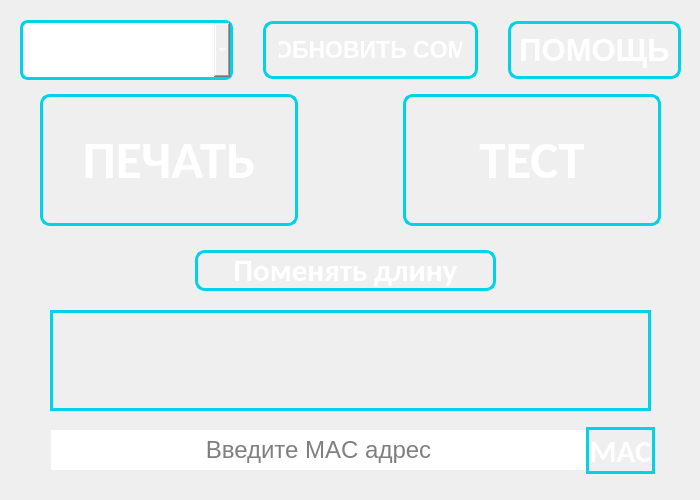
<?xml version="1.0" encoding="UTF-8"?>
<ui version="4.0">
 <class>MainWindow</class>
 <widget class="QMainWindow" name="MainWindow">
  <property name="geometry">
   <rect>
    <x>0</x>
    <y>0</y>
    <width>700</width>
    <height>500</height>
   </rect>
  </property>
  <property name="sizePolicy">
   <sizepolicy hsizetype="Minimum" vsizetype="Minimum">
    <horstretch>0</horstretch>
    <verstretch>0</verstretch>
   </sizepolicy>
  </property>
  <property name="minimumSize">
   <size>
    <width>700</width>
    <height>500</height>
   </size>
  </property>
  <property name="maximumSize">
   <size>
    <width>700</width>
    <height>500</height>
   </size>
  </property>
  <property name="windowTitle">
   <string>Принтер этикеток</string>
  </property>
  <property name="windowIcon">
   <iconset resource="img.qrc">
    <normaloff>:/icon</normaloff>:/icon</iconset>
  </property>
  <property name="styleSheet">
   <string notr="true">QWidget {
    font: 8pt &quot;Calibri&quot;;
}

QWidget#centralwidget {

    background-image: url(:/bg);
}

QLabel {
    font: 25pt &quot;Calibri&quot;;
    color: black;
}

QPushButton {
    background-color: qlineargradient(spread:pad,
    x1: 0.29,
    y1: 0.471909,
    x2: 0.931818,
    y2: 0.227,
    stop: 0 rgba(109, 0, 180, 255),
    stop: 1 rgba(41, 147, 255, 255));
    border-radius: 10px;
    border: 3px solid rgb(0, 210, 233);
    color: #FFFFFF;
    font-size: 23pt;
    font-weight: 500;
    text-align: center;
}

QPushButton:pressed {
    background-color: #000;
    border-style: inset;
}

QComboBox {
    background-color: qlineargradient(spread:pad,
    x1: 0.29,
    y1: 0.471909,
    x2: 0.931818,
    y2: 0.227,
    stop: 0 rgba(109, 0, 180, 255),
    stop: 1 rgba(41, 147, 255, 255));
    border-radius: 8px;
    color: #FFFFFF;
    font-size: 23pt;
    font-weight: 500;
    text-align: center;
    border: 3px solid rgb(0, 210, 233);
}


QComboBox:editable {
    background-color: qlineargradient(spread:pad,
    x1: 0.29,
    y1: 0.471909,
    x2: 0.931818,
    y2: 0.227,
    stop: 0 rgba(109, 0, 180, 255),
    stop: 1 rgba(41, 147, 255, 255));
}

QComboBox:!editable, QComboBox::drop-down:editable {
    background-color: qlineargradient(spread:pad,
    x1: 0.29,
    y1: 0.471909,
    x2: 0.931818,
    y2: 0.227,
    stop: 0 rgba(109, 0, 180, 255),
    stop: 1 rgba(41, 147, 255, 255));
}

QComboBox:!editable:on, QComboBox::drop-down:editable:on {
    background-color: qlineargradient(spread:pad,
    x1: 0.29,
    y1: 0.471909,
    x2: 0.931818,
    y2: 0.227,
    stop: 0 rgba(109, 0, 180, 255),
    stop: 1 rgba(41, 147, 255, 255));
}

QComboBox:on {
    padding-top: 3px;
    padding-left: 4px;
}

QLineEdit {
    padding: 5px;
    font-family: Arial;
    font-size: 18pt;
    border: none;
    outline: none;
    text-align: center;
    border-bottom: 5px solid qlineargradient(spread:pad,
    x1: 0.29,
    y1: 0.471909,
    x2: 0.931818,
    y2: 0.227,
    stop: 0 rgba(109, 0, 180, 255),
    stop: 1 rgba(41, 147, 255, 255));
}


QComboBox::down-arrow:on {
    top: 1px;
    left: 1px;
}


QComboBox:select {
    background-color: qlineargradient(spread:pad,
    x1: 0.29,
    y1: 0.471909,
    x2: 0.931818,
    y2: 0.227,
    stop: 0 rgba(109, 0, 180, 255),
    stop: 1 rgba(41, 147, 255, 255));
    border-style: inset;
}


</string>
  </property>
  <property name="tabShape">
   <enum>QTabWidget::Triangular</enum>
  </property>
  <widget class="QWidget" name="centralwidget">
   <widget class="QWidget" name="horizontalWidget" native="true">
    <property name="geometry">
     <rect>
      <x>50</x>
      <y>400</y>
      <width>610</width>
      <height>101</height>
     </rect>
    </property>
    <property name="styleSheet">
     <string notr="true"/>
    </property>
    <layout class="QHBoxLayout" name="horizontalLayout" stretch="0,0">
     <property name="spacing">
      <number>0</number>
     </property>
     <property name="sizeConstraint">
      <enum>QLayout::SetNoConstraint</enum>
     </property>
     <property name="leftMargin">
      <number>1</number>
     </property>
     <property name="rightMargin">
      <number>5</number>
     </property>
     <item>
      <widget class="QLineEdit" name="lineEdit">
       <property name="enabled">
        <bool>true</bool>
       </property>
       <property name="styleSheet">
        <string notr="true"/>
       </property>
       <property name="inputMask">
        <string/>
       </property>
       <property name="text">
        <string/>
       </property>
       <property name="alignment">
        <set>Qt::AlignCenter</set>
       </property>
       <property name="placeholderText">
        <string>Введите MAC адрес</string>
       </property>
       <property name="clearButtonEnabled">
        <bool>false</bool>
       </property>
      </widget>
     </item>
     <item>
      <widget class="QPushButton" name="pushButton_4">
       <property name="enabled">
        <bool>true</bool>
       </property>
       <property name="font">
        <font>
         <family>Calibri</family>
         <pointsize>23</pointsize>
         <weight>62</weight>
         <italic>false</italic>
         <bold>true</bold>
        </font>
       </property>
       <property name="styleSheet">
        <string notr="true">  border-radius: 0px; padding-top:1.7;</string>
       </property>
       <property name="text">
        <string>MAC</string>
       </property>
      </widget>
     </item>
    </layout>
   </widget>
   <widget class="QWidget" name="horizontalWidget_2" native="true">
    <property name="enabled">
     <bool>true</bool>
    </property>
    <property name="geometry">
     <rect>
      <x>40</x>
      <y>70</y>
      <width>621</width>
      <height>181</height>
     </rect>
    </property>
    <property name="sizePolicy">
     <sizepolicy hsizetype="Maximum" vsizetype="Maximum">
      <horstretch>2</horstretch>
      <verstretch>2</verstretch>
     </sizepolicy>
    </property>
    <property name="styleSheet">
     <string notr="true">QPushButton {padding:30px;font-size: 40pt;}</string>
    </property>
    <layout class="QHBoxLayout" name="horizontalLayout_2" stretch="0,0">
     <property name="spacing">
      <number>105</number>
     </property>
     <item>
      <widget class="QPushButton" name="pushButton">
       <property name="font">
        <font>
         <family>Calibri</family>
         <pointsize>40</pointsize>
         <weight>62</weight>
         <italic>false</italic>
         <bold>true</bold>
        </font>
       </property>
       <property name="styleSheet">
        <string notr="true"/>
       </property>
       <property name="text">
        <string>ПЕЧАТЬ</string>
       </property>
      </widget>
     </item>
     <item>
      <widget class="QPushButton" name="pushButton_2">
       <property name="sizePolicy">
        <sizepolicy hsizetype="Minimum" vsizetype="Maximum">
         <horstretch>0</horstretch>
         <verstretch>1</verstretch>
        </sizepolicy>
       </property>
       <property name="font">
        <font>
         <family>Calibri</family>
         <pointsize>40</pointsize>
         <weight>62</weight>
         <italic>false</italic>
         <bold>true</bold>
        </font>
       </property>
       <property name="styleSheet">
        <string notr="true"/>
       </property>
       <property name="text">
        <string>ТЕСТ</string>
       </property>
      </widget>
     </item>
    </layout>
   </widget>
   <widget class="QPushButton" name="pushButton_3">
    <property name="enabled">
     <bool>true</bool>
    </property>
    <property name="geometry">
     <rect>
      <x>195</x>
      <y>250</y>
      <width>301</width>
      <height>41</height>
     </rect>
    </property>
    <property name="font">
     <font>
      <family>Calibri</family>
      <pointsize>23</pointsize>
      <weight>62</weight>
      <italic>false</italic>
      <bold>true</bold>
     </font>
    </property>
    <property name="styleSheet">
     <string notr="true"/>
    </property>
    <property name="text">
     <string>Поменять длину</string>
    </property>
   </widget>
   <widget class="QPushButton" name="pushButton_6">
    <property name="geometry">
     <rect>
      <x>530</x>
      <y>-100</y>
      <width>181</width>
      <height>71</height>
     </rect>
    </property>
    <property name="font">
     <font>
      <family>Calibri</family>
      <pointsize>23</pointsize>
      <weight>62</weight>
      <italic>false</italic>
      <bold>true</bold>
     </font>
    </property>
    <property name="styleSheet">
     <string notr="true"/>
    </property>
    <property name="text">
     <string>Помощь</string>
    </property>
   </widget>
   <widget class="QFrame" name="frame">
    <property name="geometry">
     <rect>
      <x>800</x>
      <y>370</y>
      <width>601</width>
      <height>101</height>
     </rect>
    </property>
    <property name="styleSheet">
     <string notr="true">background-image: url(:/label);border: 3px solid rgb(0, 210, 233);</string>
    </property>
    <property name="frameShape">
     <enum>QFrame::StyledPanel</enum>
    </property>
    <property name="frameShadow">
     <enum>QFrame::Raised</enum>
    </property>
   </widget>
   <widget class="QWidget" name="horizontalWidget" native="true">
    <property name="geometry">
     <rect>
      <x>20</x>
      <y>10</y>
      <width>661</width>
      <height>80</height>
     </rect>
    </property>
    <property name="styleSheet">
     <string notr="true">QPushButton {padding:8px;} QComboBox {padding:8px;}</string>
    </property>
    <layout class="QHBoxLayout" name="horizontalLayout_3">
     <property name="spacing">
      <number>30</number>
     </property>
     <property name="sizeConstraint">
      <enum>QLayout::SetDefaultConstraint</enum>
     </property>
     <item>
      <widget class="QComboBox" name="comboBox">
       <property name="styleSheet">
        <string notr="true"/>
       </property>
       <property name="editable">
        <bool>false</bool>
       </property>
       <property name="currentText">
        <string>COM MARK</string>
       </property>
       <item>
        <property name="text">
         <string>COM MARK</string>
        </property>
       </item>
       <item>
        <property name="text">
         <string/>
        </property>
       </item>
      </widget>
     </item>
     <item>
      <widget class="QPushButton" name="pushButton_7">
       <property name="styleSheet">
        <string notr="true">font-size: 17pt; padding: 13</string>
       </property>
       <property name="text">
        <string>ОБНОВИТЬ COM</string>
       </property>
      </widget>
     </item>
     <item>
      <widget class="QPushButton" name="pushButton_5">
       <property name="text">
        <string>ПОМОЩЬ</string>
       </property>
      </widget>
     </item>
    </layout>
   </widget>
   <widget class="QLabel" name="label">
    <property name="geometry">
     <rect>
      <x>50</x>
      <y>310</y>
      <width>601</width>
      <height>101</height>
     </rect>
    </property>
    <property name="styleSheet">
     <string notr="true">background-image: url(:/label);border: 3px solid rgb(0, 210, 233);</string>
    </property>
    <property name="text">
     <string/>
    </property>
    <property name="alignment">
     <set>Qt::AlignCenter</set>
    </property>
   </widget>
  </widget>
 </widget>
 <resources>
  <include location="img.qrc"/>
 </resources>
 <connections/>
</ui>
